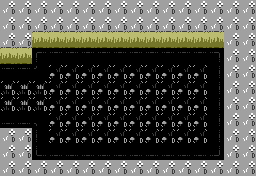

This is a level from a 2D game, rendered from its Tiled map with the project's own tilesets. A one-line summary and the complete map file follow:
An orthogonal 16x11 tile map with 16x16 px tiles, 2 tile layers (Base, Attributes), 4 tilesets.

<map version="1.10" tiledversion="1.10.2" orientation="orthogonal" renderorder="right-down" width="16" height="11" tilewidth="16" tileheight="16" infinite="0" nextlayerid="3" nextobjectid="1">
 <properties>
  <property name="exit_east" type="bool" value="true" />
  <property name="exit_north" type="bool" value="false" />
  <property name="exit_south" type="bool" value="false" />
  <property name="exit_west" type="bool" value="true" />
  <property name="room_palette" value="grassy_palette" />
 </properties>
 <tileset firstgid="1" source="../MapTiles.tsx" />
 <tileset firstgid="33" source="../DiscoFloorTiles.tsx" />
 <tileset firstgid="97" source="../Attributes.tsx" />
 <tileset firstgid="101" source="../TechnicalTiles.tsx" />
 <layer id="1" name="Base" width="16" height="11">
  <data encoding="csv">
119,119,119,119,119,119,119,119,119,119,119,119,119,119,119,119,
119,119,118,118,118,118,118,118,118,118,118,118,118,118,119,119,
118,118,17,17,17,17,17,17,17,17,17,17,17,17,119,119,
17,17,34,35,35,35,35,35,35,35,35,35,35,36,119,119,
35,35,54,104,104,104,104,104,104,104,104,104,104,52,119,119,
102,102,102,104,104,104,104,104,104,104,104,104,104,52,119,119,
102,102,102,104,104,104,104,104,104,104,104,104,104,52,119,119,
67,67,38,104,104,104,104,104,104,104,104,104,104,52,119,119,
119,119,50,104,104,104,104,104,104,104,104,104,104,52,119,119,
119,119,66,67,67,67,67,67,67,67,67,67,67,68,119,119,
119,119,119,119,119,119,119,119,119,119,119,119,119,119,119,119
</data>
 </layer>
 <layer id="2" name="Attributes" width="16" height="11" opacity="0.3">
  <data encoding="csv">
0,0,0,0,0,0,0,0,0,0,0,0,0,0,0,0,
0,0,0,0,0,0,0,0,0,0,0,0,0,0,0,0,
0,0,99,99,99,99,99,99,99,99,99,99,99,99,0,0,
99,99,0,0,0,0,0,0,0,0,0,0,0,0,0,0,
0,0,0,0,0,0,0,0,0,0,0,0,0,0,0,0,
0,0,0,0,0,0,0,0,0,0,0,0,0,0,0,0,
0,0,0,0,0,0,0,0,0,0,0,0,0,0,0,0,
0,0,0,0,0,0,0,0,0,0,0,0,0,0,0,0,
0,0,0,0,0,0,0,0,0,0,0,0,0,0,0,0,
0,0,0,0,0,0,0,0,0,0,0,0,0,0,0,0,
0,0,0,0,0,0,0,0,0,0,0,0,0,0,0,0
</data>
 </layer>
</map>
